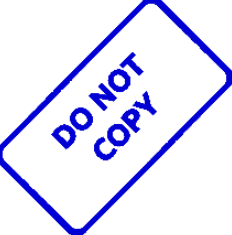
#> input picture Computer-Vision/Data/watermark.PNG, 232 x 235 px, found by its file name
$ jupyter execute --allow-errors '02. Face and Eye Detection.ipynb'   (older library calls are emulated)
#> lines starting #> are read from the running program, lines starting #| are printed output that depends on the picture; after the words box and inside, x2 and y2 are one past the last pixel; in counts of white or black regions, pixels touching at a corner belong together
[cell 1]
import os, sys
import numpy as np
import pandas as pd
import matplotlib.pyplot as plt
import seaborn as sns

import cv2
from PIL import Image

[cell 2]
img1 = cv2.imread('Data\prabhas.jpg')
img2 = cv2.imread('Data\watermark.PNG')
#> img2 is the input picture: shape (235, 232, 3); mean B, G, R 250, 225.8, 225.8

#> (a cell that did not finish here is left out)

[cell 4]
# Show original Image 2
plt.imshow(img2)
img2.shape
#> Out = (235, 232, 3)

#> (a cell that did not finish here is left out)

#> (a cell that did not finish here is left out)

#> (a cell that did not finish here is left out)

#> (a cell that did not finish here is left out)

#> (a cell that did not finish here is left out)

[cell 10]
# Resize Image 2
img2 = cv2.resize(img2, (1200,1200))
#> img2: shape (1200, 1200, 3)

#> (a cell that did not finish here is left out)

[cell 12]
plt.imshow(img2)

# Blending Images

#> (a cell that did not finish here is left out)

# Overlaying Images of Different sizes

#> (a cell that did not finish here is left out)

[cell 15]
img = cv2.imread('Data\crossword.PNG')
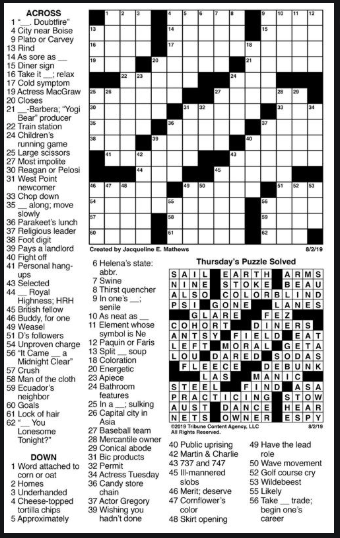
#> input picture Computer-Vision/Data/crossword.PNG, 340 x 538 px, found by its file name
#> img is the input picture: shape (538, 340, 3); mean B, G, R 195, 194.9, 194.9
plt.imshow(img, cmap='gray')

[cell 16]
def show_pic(img):
    fig = plt.figure(figsize=(15,15))
    ax = fig.add_subplot(111)
    ax.imshow(img, cmap='gray')

[cell 17]
show_pic(img)

[cell 18]
img.shape
#> Out = (538, 340, 3)

[cell 19]
ret, img1 = cv2.threshold(img, 127,255, cv2.THRESH_BINARY)
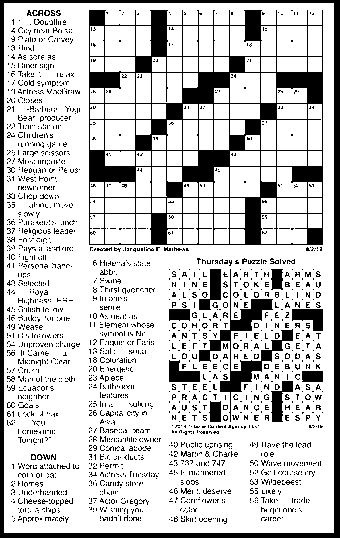
#> img1: shape (538, 340, 3); 78.6% white; 2466 black regions (2433 under 20 px), largest, box (x1, y1, x2, y2) and area: (89, 10, 323, 245) 14633, (0, 0, 340, 538) 8020, (199, 269, 293, 422) 2203
show_pic(img1)

[cell 20]
# Read a new image in Grayscale
img = cv2.imread('Data\sudoku.png', 0)
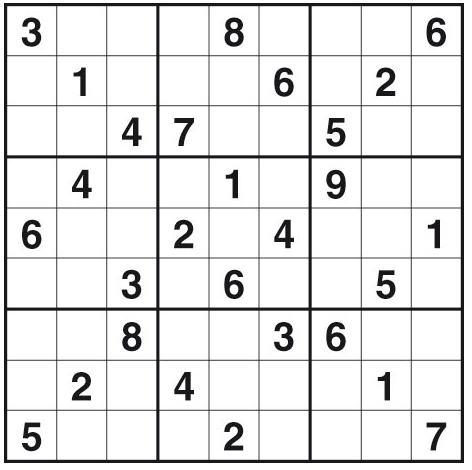
#> input picture Computer-Vision/Data/sudoku.PNG, 472 x 470 px, found by its file name
#> img: shape (470, 472); min 0, max 255, mean 229.7

[cell 21]
def show_img(img):
    fig = plt.figure(figsize=(12,10))
    ax = fig.add_subplot(111)
    ax.imshow(img, cmap='gray')

[cell 22]
show_img(img)

[cell 23]
sobelx = cv2.Sobel(img, cv2.CV_64F, 1, 0, ksize=5)   # Remove Horizontal Lines
sobely = cv2.Sobel(img, cv2.CV_64F, 0, 1, ksize=5)   # Remove Vertical Lines
lapacian = cv2.Laplacian(img, cv2.CV_64F)            # Better Clarity in Grayscale

[cell 24]
show_img(sobelx)

[cell 25]
show_img(sobely)

[cell 26]
show_img(lapacian)

[cell 27]
# blend sobelx and sobely
blended = cv2.addWeighted(sobelx, 0.5, sobely, 0.5, 0)
show_img(blended)
blended.shape
#> Out = (470, 472)

[cell 28]
# Morphology
kernel = np.ones((10,10), dtype = None)
gradient = cv2.morphologyEx(blended, cv2.MORPH_GRADIENT, kernel)
show_img(gradient)

[cell 29]
# Modify the Array Size
kernel = np.ones((1,1), dtype =None)
gradient = cv2.morphologyEx(blended, cv2.MORPH_GRADIENT, kernel)
#> gradient: shape (470, 472) float64; every value is 0
show_img(gradient)

[cell 30]
kernel = np.ones((3,3), dtype =None)
gradient = cv2.morphologyEx(blended, cv2.MORPH_GRADIENT, kernel)
show_img(gradient)

[cell 31]
# Invert the colors
ret, th1 = cv2.threshold(img, 120, 255, cv2.THRESH_BINARY)
#> th1: shape (470, 472); 90% white; 33 black regions (4 under 20 px), largest, box (x1, y1, x2, y2) and area: (4, 3, 464, 463) 14484, (122, 322, 141, 351) 338, (225, 18, 244, 47) 334
show_img(th1)

[cell 32]
# Increase the line thickness and invert the colors
ret, th2 = cv2.threshold(img, 200, 255, cv2.THRESH_BINARY_INV)
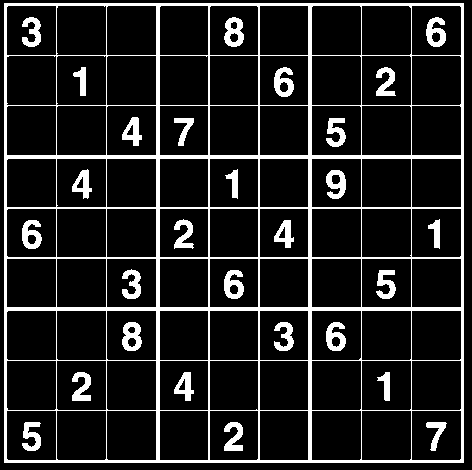
#> th2: shape (470, 472); 12.9% white; 29 white regions, largest, box (x1, y1, x2, y2) and area: (4, 3, 464, 463) 19823, (224, 17, 244, 47) 384, (122, 322, 142, 351) 384
show_img(th2)

[cell 33]
ret, th3 = cv2.threshold(gradient, 200, 255, cv2.THRESH_BINARY_INV)
#> th3: shape (470, 472) float64; 57.5% white; 31 black regions (2 under 20 px), largest, box (x1, y1, x2, y2) and area: (1, 0, 467, 466) 74270, (171, 216, 197, 252) 814, (221, 419, 247, 454) 805
show_img(th3)

[cell 34]
ret, th4 = cv2.threshold(blended, 100, 255, cv2.THRESH_BINARY_INV)
#> th4: shape (470, 472) float64; 83.2% white; 112 black regions (18 under 20 px), largest, box (x1, y1, x2, y2) and area: (6, 5, 461, 460) 12474, (3, 2, 466, 465) 3676, (310, 309, 461, 460) 2852
show_img(th4)

# Crop image and save it

[cell 35]
img = cv2.imread('Data\Modi.jpg')
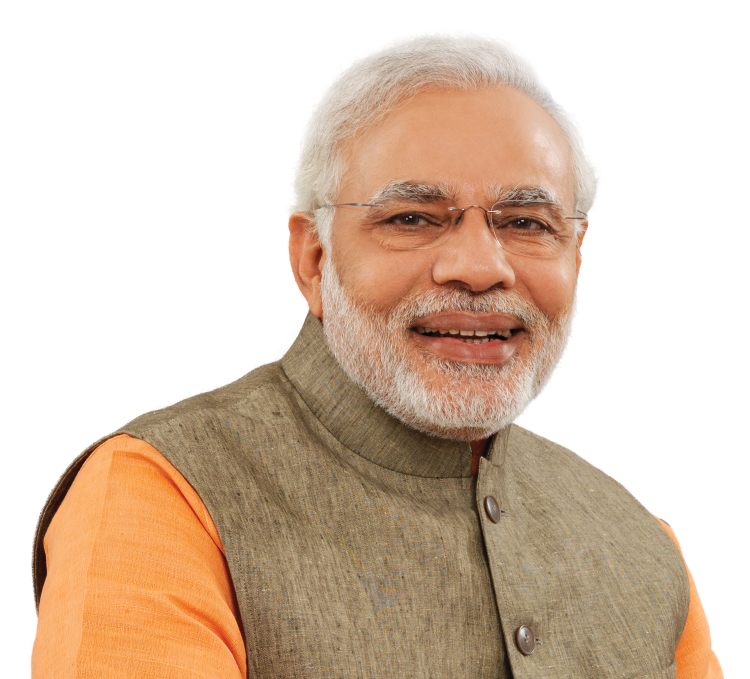
#> input picture Computer-Vision/Data/Modi.jpg, 1500 x 1358 px, found by its file name (shown at 1/2 size)
#> img is the input picture: shape (1358, 1500, 3); mean B, G, R 178.6, 196.6, 217.3
flag = False
ix = -1
iy = -1

def crop(event, x, y, flags, params):
    global flag, ix, iy
    if event == 1: # mouse position
        flag = True
        ix = x
        iy = y

    elif event ==4:
        fx = x
        fy = y
        flag = False

        cv2.rectangle(img, pt1 = (ix, iy), pt2=(x,y), thickness=1, color=(0,0,0))
        # crop tools
        cropped = img[iy:fy, ix :fx]
        cv2.imwrite("Data/Cropped_Image.png", cropped)      # save the image
        cv2.imshow("new_window", cropped)
        cv2.waitKey(0)

cv2.namedWindow(winname='window')
cv2.setMouseCallback("window", crop)

while True:
    cv2.imshow("window", img)
    if cv2.waitKey(1) & 0xFF == ord('x'):    # Image closes on pressing 'x' button
#> (key x is pressed here)
        break

cv2.destroyAllWindows()

# Face Detection

# Single Face Detection

[cell 36]
input = cv2.imread('Data\Trump.jpg')
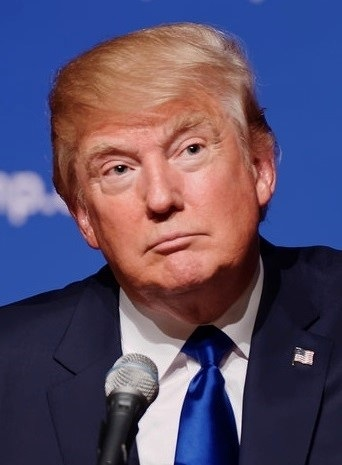
#> input picture Computer-Vision/Data/Trump.jpg, 342 x 465 px, found by its file name
#> input is the input picture: shape (465, 342, 3); mean B, G, R 104.9, 77.8, 89.5
cv2.imshow("Ex President of America", input)
face_classifier = cv2.CascadeClassifier("Data\haarcascade_frontalface_default.xml")
gray = cv2.cvtColor(input, cv2.COLOR_BGR2GRAY)
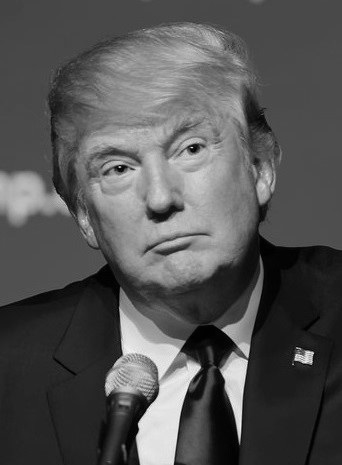
#> gray: shape (465, 342); min 0, max 252, mean 84.4
faces = face_classifier.detectMultiScale(gray, 1.3,5)
#> faces = [[53, 70, 215, 215]]

if faces is ():
    print("No faces found")
for (x, y, w, h) in faces:
    cv2.rectangle(input, (x,y), (x+w, y+h), (127,0,255),2)
    cv2.imshow("Face Detection", input)
    cv2.waitKey()
#> this loop made 1 pass
cv2.destroyAllWindows()

[cell 37]
import cv2
image = cv2.imread('Data\sample_image.jpeg')
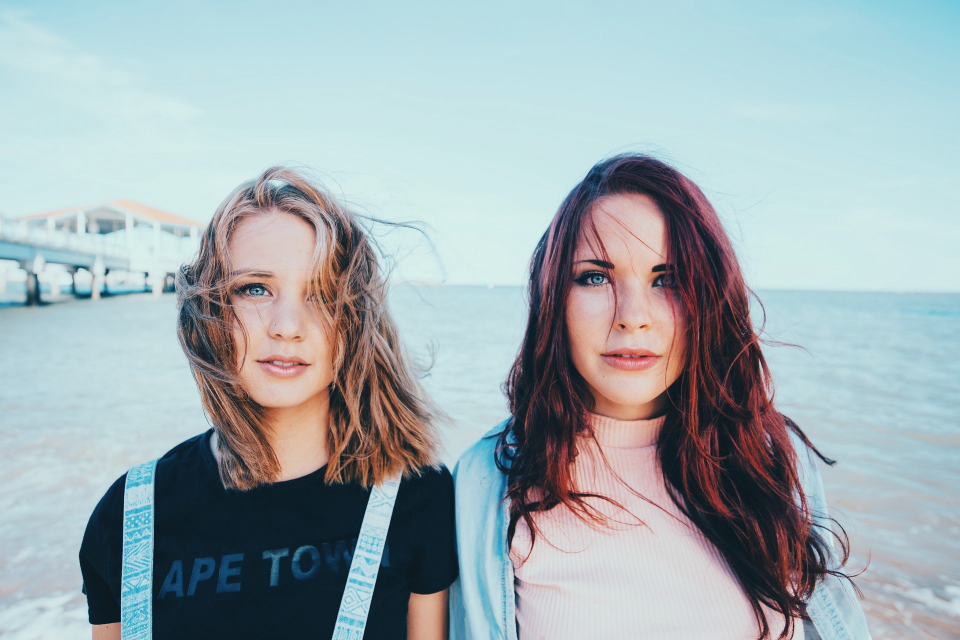
#> input picture Computer-Vision/Data/sample_image.jpeg, 1920 x 1280 px, found by its file name (shown at 1/2 size)
#> image is the input picture: shape (1280, 1920, 3); mean B, G, R 177, 172.9, 159.3
face_classifier = cv2.CascadeClassifier("Data\haarcascade_frontalface_default.xml")
gray = cv2.cvtColor(image, cv2.COLOR_BGR2GRAY)
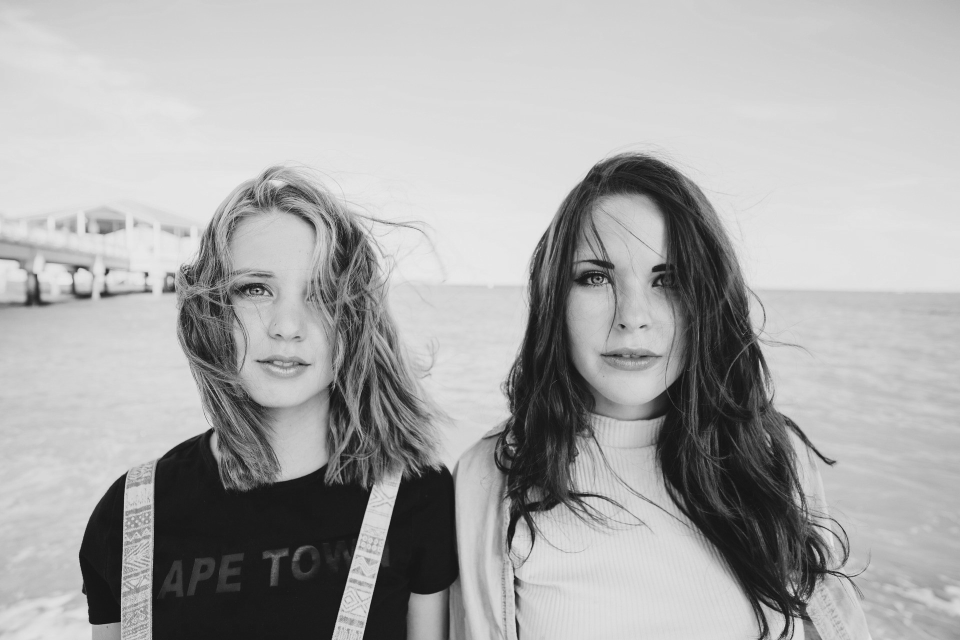
#> gray: shape (1280, 1920) (shown at 1/2 size); min 9, max 239, mean 169.3
faces = face_classifier.detectMultiScale(image, 1.3,5)
#> faces = [[405, 470, 336, 336], [1073, 431, 368, 368]]

if faces is ():
    print("No faces found")

# Press Enter for next face detection (1 face at a time)
for (x, y, w, h) in faces:
    cv2.rectangle(image, (x,y), (x+w, y+h),(155,100,255),2)
    cv2.imshow("Face Detection", image)
    cv2.waitKey()
#> this loop made 2 passes
#> pass 2, `cv2.imshow("Face Detection", image)`:
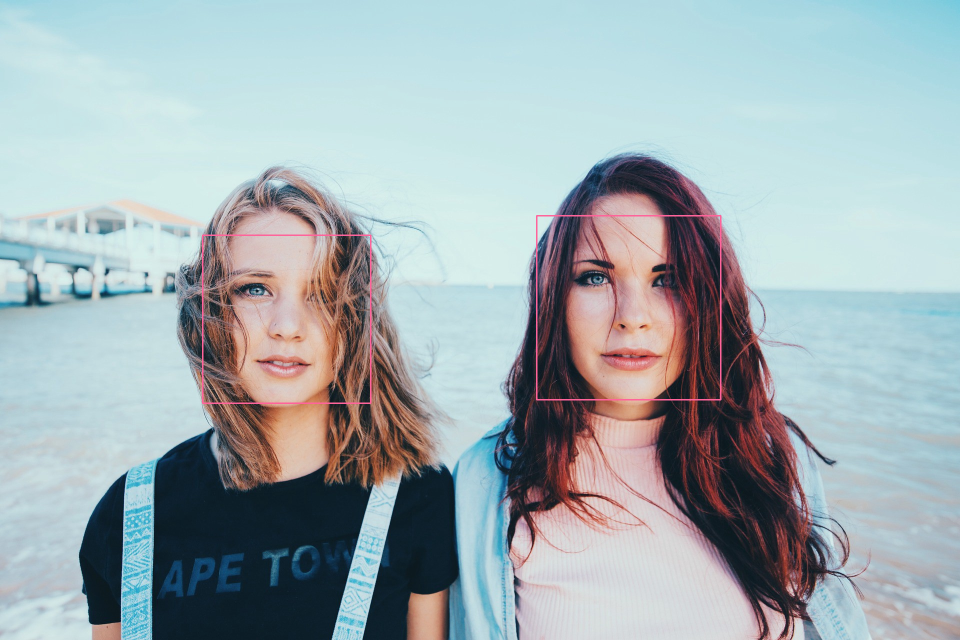
#> window 'Face Detection': shape (1280, 1920, 3) (shown at 1/2 size); mean B, G, R 177.2, 172.9, 159.8
cv2.destroyAllWindows()
